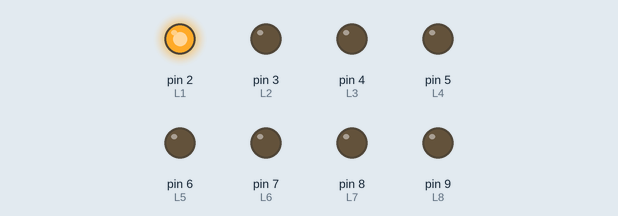
The sketch below on a simulated Arduino Uno, built with avr-gcc and run on an emulated ATmega328P. Parts: output pins drawn as LEDs (lit = HIGH).

Above: at 0.2 s.
At 1.2 s:
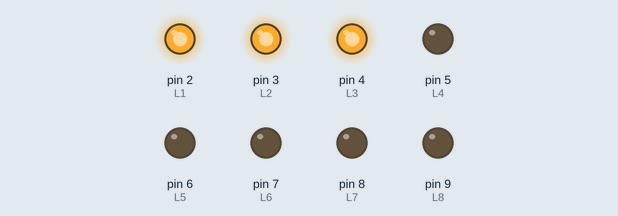
At 2.2 s:
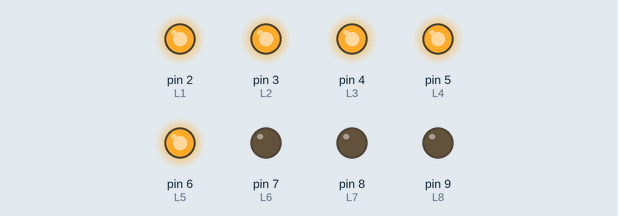
At 4.7 s:
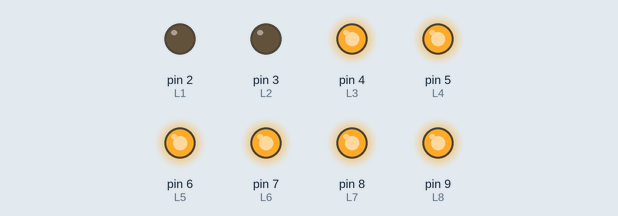
At 7.2 s:
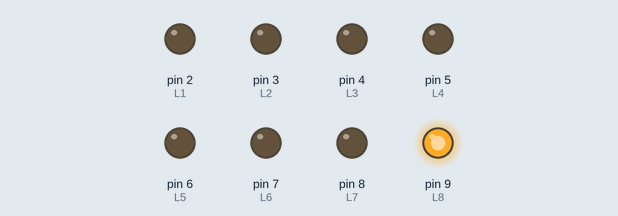
At 9.7 s:
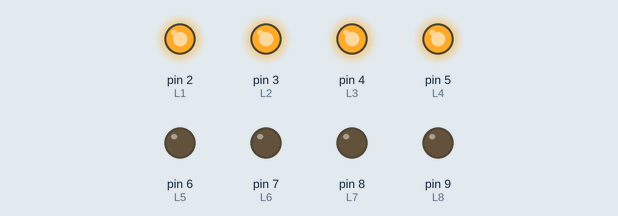
Timing chart, 0 to 10.4 s (numbered marks = the images above):
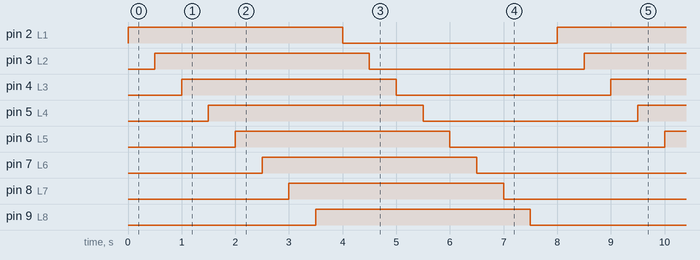

The sketch:

lights_in_order_.ino
```cpp
/*
 * Program Name: Blinking Lights (2-9)
 * Author: Kelly Mak
 * Date Written: 26 November 2019
 * Description:
 *  Turns on each one in order and then extinguish them in order
 * /

/* Pin Definitions */
const int L1 = 2;
const int L2 = 3;
const int L3 = 4;
const int L4 = 5;
const int L5 = 6;
const int L6 = 7;
const int L7 = 8;
const int L8 = 9;

/*
 * Function Name: setup
 * Purpose: Run once when the system powers up.
 */

void setup()
{
  pinMode(L1, OUTPUT);
  pinMode(L2, OUTPUT);
  pinMode(L3, OUTPUT);
  pinMode(L4, OUTPUT);
  pinMode(L5, OUTPUT);
  pinMode(L6, OUTPUT);
  pinMode(L7, OUTPUT);
  pinMode(L8, OUTPUT);
  // define light is an output:
}

/*
 * Function name: loop
 * Purpose: Runs over and over again, as long as the Arduino has power
 */
void loop()
{
  //turn on each of the LEDs in order
  digitalWrite(L1, HIGH);
  delay(500);
  digitalWrite(L2, HIGH);
  delay(500);
  digitalWrite(L3, HIGH);
  delay(500);
  digitalWrite(L4, HIGH);
  delay(500);
  digitalWrite(L5, HIGH);
  delay(500);
  digitalWrite(L6, HIGH);
  delay(500);
  digitalWrite(L7, HIGH);
  delay(500);
  digitalWrite(L8, HIGH);
  delay(500);

 //turn off the LEDs in order
  digitalWrite(L1, LOW);
  delay(500);
  digitalWrite(L2, LOW);
  delay(500);
  digitalWrite(L3, LOW);
  delay(500);
  digitalWrite(L4, LOW);
  delay(500);
  digitalWrite(L5, LOW);
  delay(500);
  digitalWrite(L6, LOW);
  delay(500);
  digitalWrite(L7, LOW);
  delay(500);
  digitalWrite(L8, LOW);
  delay(500);
  // the light will turn on for half a second and off for half a second repeatedly:
}
```

Measured:
- by itself, pin 2 (L1), pin 3 (L2), pin 4 (L3), pin 5 (L4), pin 6 (L5), pin 7 (L6), pin 8 (L7), pin 9 (L8): alternates HIGH for 4.0 s and LOW for 4.0 s
- by itself, everything shown: repeats every 8.0 s, in 16 steps
